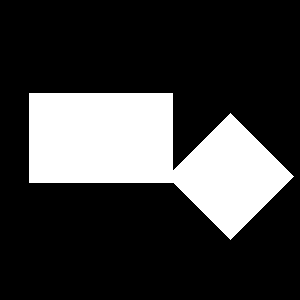
%> input picture Guia04/RectánguloRombo.bmp, 300 x 300 px
$ octave Ejercicio02.m   (GNU Octave 9; MATLAB toolbox functions it lacks are replaced by stand-ins)
%> lines starting %> are read from the running program, lines starting %| are printed output that depends on the picture; in (x1, y1, x2, y2) boxes, pixels count from 0 and x2, y2 are one past the last pixel; in counts of white or black regions, pixels touching at a corner belong together; the program's own positions count from 1
close all
clc
clear

Imagen  = imread('RectánguloRombo.bmp');
%> Imagen: size 300x300 uint8; values 0 (black) and 1 (white), 23.3% white; 1 white region, box (x1, y1, x2, y2) and area: (29, 93, 294, 240) 20989
ImagenBin = imbinarize(Imagen);

F1 = figure(1);
set(F1,'position',[80 130 900 550],'Menubar','figure',...
        'NumberTitle','off','name',...
        'Rctangulo y Rombo');

subplot(1,3,1)
imshow(ImagenBin)
title('Original')

SE = strel('diamond',50);

Iaux = imerode(ImagenBin,SE);
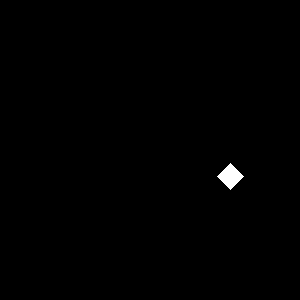
%> Iaux: size 300x300 logical; 0.41% white; 1 white region, box (x1, y1, x2, y2) and area: (217, 163, 244, 190) 365
ImagenRombo = imdilate(Iaux,SE);
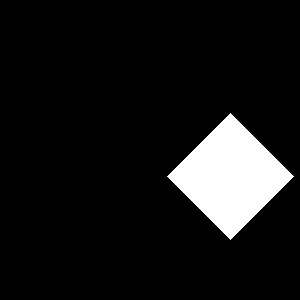
%> ImagenRombo: size 300x300 logical; 9% white; 1 white region, box (x1, y1, x2, y2) and area: (167, 113, 294, 240) 8065
subplot(1,3,2)
imshow(ImagenRombo);
title('Solo rombo')

SE = strel('square',80);
Iaux = imerode(ImagenBin,SE);
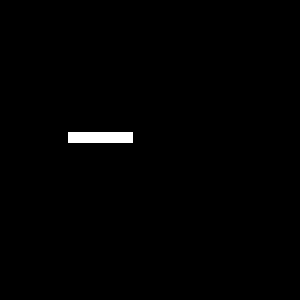
%> Iaux: size 300x300 logical; 0.79% white; 1 white region, box (x1, y1, x2, y2) and area: (68, 132, 133, 143) 715
ImagenRectangulo = imdilate(Iaux,SE);
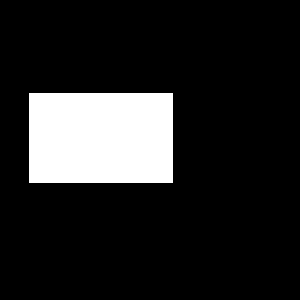
%> ImagenRectangulo: size 300x300 logical; 14.4% white; 1 white region, box (x1, y1, x2, y2) and area: (29, 93, 173, 183) 12960
subplot(1,3,3)
imshow(ImagenRectangulo);
title('Solo Rectangulo')
